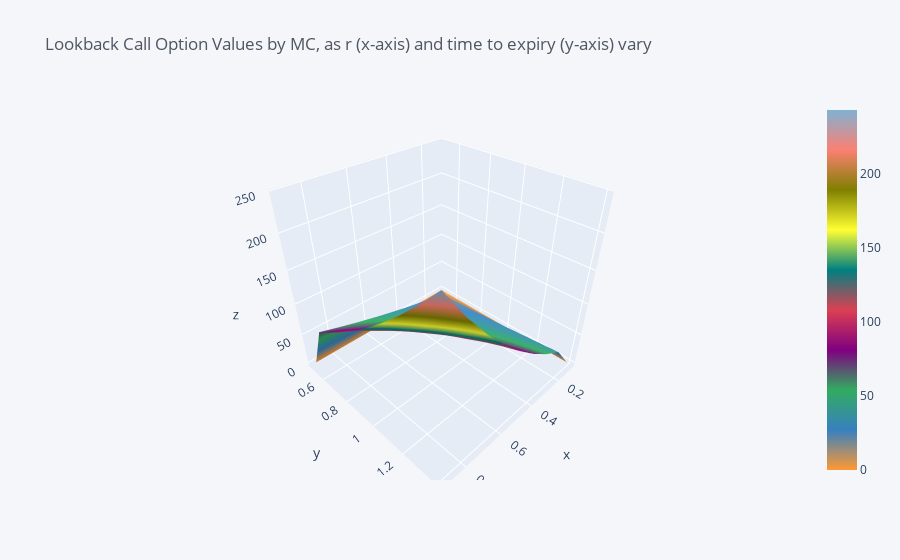

Write notebook code for a chart like this one.
### Code cell
grid.iplot(kind='surface', title='Lookback Call Option Values by MC, as r (x-axis) and time to expiry (y-axis) vary')

### Figure 1 — Plotly figure (JSON) as saved in the notebook; plotly's stock layout.template omitted (floating-point values rounded to 4 significant figures)
{"data": [{"colorscale": [[0, "rgb(255, 153, 51)"], [0.1111, "rgb(55, 128, 191)"], [0.2222, "rgb(50, 171, 96)"], [0.3333, "rgb(128, 0, 128)"], [0.4444, "rgb(219, 64, 82)"], [0.5556, "rgb(0, 128, 128)"], [0.6667, "rgb(255, 255, 51)"], [0.7778, "rgb(128, 128, 0)"], [0.8889, "rgb(251, 128, 114)"], [1, "rgb(128, 177, 211)"]], "type": "surface", "x": [0.1, 0.2, 0.3, 0.4, 0.5, 0.6, 0.7, 0.8, 0.9], "y": [0.5, 0.6, 0.7, 0.8, 0.9, 1, 1.1, 1.2, 1.3, 1.4], "z": [[0, 0, 0, 0, 0, 0, 0, 0, 0], [0, 18.95, 24.21, 30.24, 37.01, 44.46, 52.54, 61.26, 70.61], [0, 21.39, 27.81, 35.26, 43.66, 52.95, 63.12, 74.16, 86.09], [0, 23.83, 31.5, 40.46, 50.64, 61.97, 74.46, 88.13, 103.0], [0, 26.28, 35.28, 45.87, 57.97, 71.54, 86.62, 103.3, 121.5], [0, 28.75, 39.15, 51.49, 65.67, 81.71, 99.65, 119.6, 141.8], [0, 31.24, 43.13, 57.33, 73.76, 92.49, 113.6, 137.3, 163.9], [0, 33.77, 47.23, 63.4, 82.27, 103.9, 128.6, 156.5, 188.1], [0, 36.33, 51.43, 69.72, 91.21, 116.1, 144.6, 177.3, 214.5], [0, 38.93, 55.76, 76.29, 100.6, 129.0, 161.9, 199.8, 243.5]]}], "layout": {"autosize": true, "legend": {"bgcolor": "#F5F6F9", "font": {"color": "#4D5663"}}, "paper_bgcolor": "#F5F6F9", "plot_bgcolor": "#F5F6F9", "scene": {"aspectmode": "auto", "aspectratio": {"x": 1, "y": 1, "z": 1}}, "title": {"font": {"color": "#4D5663"}, "text": "Lookback Call Option Values by MC, as r (x-axis) and time to expiry (y-axis) vary"}, "xaxis": {"gridcolor": "#E1E5ED", "showgrid": true, "tickfont": {"color": "#4D5663"}, "title": {"font": {"color": "#4D5663"}, "text": ""}, "zerolinecolor": "#E1E5ED"}, "yaxis": {"gridcolor": "#E1E5ED", "showgrid": true, "tickfont": {"color": "#4D5663"}, "title": {"font": {"color": "#4D5663"}, "text": ""}, "zerolinecolor": "#E1E5ED"}}}
